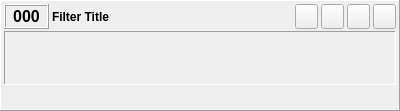
<?xml version="1.0" encoding="UTF-8"?>
<ui version="4.0">
 <class>Frame</class>
 <widget class="QFrame" name="Frame">
  <property name="geometry">
   <rect>
    <x>0</x>
    <y>0</y>
    <width>400</width>
    <height>111</height>
   </rect>
  </property>
  <property name="windowTitle">
   <string>Frame</string>
  </property>
  <property name="frameShape">
   <enum>QFrame::Panel</enum>
  </property>
  <property name="frameShadow">
   <enum>QFrame::Raised</enum>
  </property>
  <property name="lineWidth">
   <number>1</number>
  </property>
  <layout class="QGridLayout" name="gridLayout">
   <property name="horizontalSpacing">
    <number>3</number>
   </property>
   <property name="verticalSpacing">
    <number>2</number>
   </property>
   <property name="margin">
    <number>3</number>
   </property>
   <item row="0" column="2">
    <widget class="QPushButton" name="pb_down">
     <property name="minimumSize">
      <size>
       <width>23</width>
       <height>25</height>
      </size>
     </property>
     <property name="maximumSize">
      <size>
       <width>23</width>
       <height>25</height>
      </size>
     </property>
     <property name="toolTip">
      <string>Move filter down</string>
     </property>
     <property name="text">
      <string/>
     </property>
     <property name="icon">
      <iconset resource="resources/ic_resources.qrc">
       <normaloff>:/icon/down</normaloff>:/icon/down</iconset>
     </property>
     <property name="iconSize">
      <size>
       <width>16</width>
       <height>16</height>
      </size>
     </property>
     <property name="flat">
      <bool>false</bool>
     </property>
    </widget>
   </item>
   <item row="0" column="4">
    <widget class="QPushButton" name="pb_ignore">
     <property name="minimumSize">
      <size>
       <width>23</width>
       <height>25</height>
      </size>
     </property>
     <property name="maximumSize">
      <size>
       <width>23</width>
       <height>25</height>
      </size>
     </property>
     <property name="toolTip">
      <string>Ignore filter</string>
     </property>
     <property name="text">
      <string/>
     </property>
     <property name="icon">
      <iconset resource="resources/ic_resources.qrc">
       <normaloff>:/icon/no</normaloff>:/icon/no</iconset>
     </property>
     <property name="iconSize">
      <size>
       <width>16</width>
       <height>16</height>
      </size>
     </property>
     <property name="checkable">
      <bool>true</bool>
     </property>
     <property name="checked">
      <bool>false</bool>
     </property>
     <property name="flat">
      <bool>false</bool>
     </property>
    </widget>
   </item>
   <item row="0" column="3">
    <widget class="QPushButton" name="pb_up">
     <property name="minimumSize">
      <size>
       <width>23</width>
       <height>25</height>
      </size>
     </property>
     <property name="maximumSize">
      <size>
       <width>23</width>
       <height>25</height>
      </size>
     </property>
     <property name="toolTip">
      <string>Move filter up</string>
     </property>
     <property name="text">
      <string/>
     </property>
     <property name="icon">
      <iconset resource="resources/ic_resources.qrc">
       <normaloff>:/icon/up</normaloff>:/icon/up</iconset>
     </property>
     <property name="iconSize">
      <size>
       <width>16</width>
       <height>16</height>
      </size>
     </property>
     <property name="flat">
      <bool>false</bool>
     </property>
    </widget>
   </item>
   <item row="0" column="5">
    <widget class="QPushButton" name="pb_remove">
     <property name="minimumSize">
      <size>
       <width>23</width>
       <height>25</height>
      </size>
     </property>
     <property name="maximumSize">
      <size>
       <width>23</width>
       <height>25</height>
      </size>
     </property>
     <property name="toolTip">
      <string>Remove filter</string>
     </property>
     <property name="text">
      <string/>
     </property>
     <property name="icon">
      <iconset resource="resources/ic_resources.qrc">
       <normaloff>:/icon/delete</normaloff>:/icon/delete</iconset>
     </property>
     <property name="iconSize">
      <size>
       <width>16</width>
       <height>16</height>
      </size>
     </property>
     <property name="flat">
      <bool>false</bool>
     </property>
    </widget>
   </item>
   <item row="0" column="1">
    <widget class="QLabel" name="title">
     <property name="font">
      <font>
       <weight>75</weight>
       <bold>true</bold>
      </font>
     </property>
     <property name="toolTip">
      <string>Filter id and title</string>
     </property>
     <property name="text">
      <string>Filter Title</string>
     </property>
     <property name="alignment">
      <set>Qt::AlignLeading|Qt::AlignLeft|Qt::AlignVCenter</set>
     </property>
    </widget>
   </item>
   <item row="1" column="0" colspan="6">
    <widget class="QFrame" name="frm_parameters">
     <property name="frameShape">
      <enum>QFrame::Panel</enum>
     </property>
     <property name="frameShadow">
      <enum>QFrame::Sunken</enum>
     </property>
     <layout class="QGridLayout" name="gridLayout_9">
      <property name="leftMargin">
       <number>3</number>
      </property>
      <property name="topMargin">
       <number>0</number>
      </property>
      <property name="rightMargin">
       <number>3</number>
      </property>
      <property name="bottomMargin">
       <number>0</number>
      </property>
      <property name="spacing">
       <number>0</number>
      </property>
     </layout>
    </widget>
   </item>
   <item row="2" column="0" colspan="6">
    <widget class="QPushButton" name="pb_parameters">
     <property name="maximumSize">
      <size>
       <width>16777215</width>
       <height>20</height>
      </size>
     </property>
     <property name="toolTip">
      <string>Show/Hide filter params</string>
     </property>
     <property name="text">
      <string notr="true"/>
     </property>
     <property name="icon">
      <iconset resource="resources/ic_resources.qrc">
       <normaloff>:/icon/arrowdown</normaloff>:/icon/arrowdown</iconset>
     </property>
     <property name="iconSize">
      <size>
       <width>40</width>
       <height>10</height>
      </size>
     </property>
     <property name="checkable">
      <bool>true</bool>
     </property>
     <property name="flat">
      <bool>true</bool>
     </property>
    </widget>
   </item>
   <item row="0" column="0">
    <widget class="QLabel" name="lbl_fid">
     <property name="minimumSize">
      <size>
       <width>45</width>
       <height>0</height>
      </size>
     </property>
     <property name="maximumSize">
      <size>
       <width>45</width>
       <height>16777215</height>
      </size>
     </property>
     <property name="font">
      <font>
       <pointsize>12</pointsize>
       <weight>75</weight>
       <bold>true</bold>
      </font>
     </property>
     <property name="frameShape">
      <enum>QFrame::Box</enum>
     </property>
     <property name="frameShadow">
      <enum>QFrame::Raised</enum>
     </property>
     <property name="text">
      <string>000</string>
     </property>
     <property name="alignment">
      <set>Qt::AlignCenter</set>
     </property>
    </widget>
   </item>
  </layout>
 </widget>
 <resources>
  <include location="resources/ic_resources.qrc"/>
 </resources>
 <connections>
  <connection>
   <sender>pb_parameters</sender>
   <signal>toggled(bool)</signal>
   <receiver>frm_parameters</receiver>
   <slot>setVisible(bool)</slot>
   <hints>
    <hint type="sourcelabel">
     <x>143</x>
     <y>109</y>
    </hint>
    <hint type="destinationlabel">
     <x>109</x>
     <y>87</y>
    </hint>
   </hints>
  </connection>
 </connections>
</ui>
